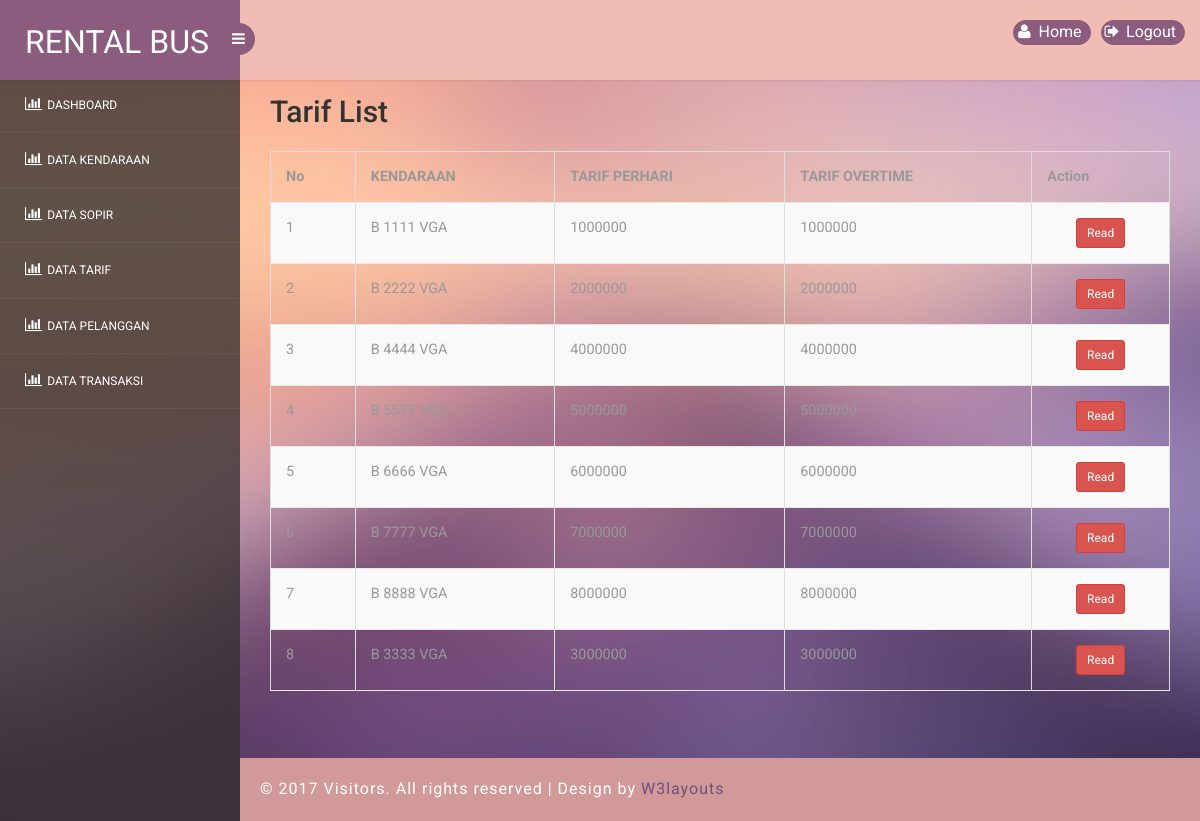
/index.php/tarif, run on the app's committed database.
### tables this page shows
CREATE TABLE IF NOT EXISTS `tarif` (
  `tarif_id` int(11) NOT NULL AUTO_INCREMENT,
  `kendaraan_id` int(11) NOT NULL,
  `tarif_perhari` int(11) NOT NULL,
  `tarif_overtime` int(11) NOT NULL,
  PRIMARY KEY (`tarif_id`),
  KEY `kendaraan_id` (`kendaraan_id`),
  KEY `kendaraan_id_2` (`kendaraan_id`)
);

CREATE TABLE IF NOT EXISTS `kendaraan` (
  `kendaraan_id` int(11) NOT NULL AUTO_INCREMENT,
  `kendaraan_platnomor` varchar(30) NOT NULL,
  `kendaraan_merk` varchar(100) NOT NULL,
  `kendaraan_tipe` varchar(47) NOT NULL,
  `kendaraan_foto` text NOT NULL,
  `harga` int(100) NOT NULL,
  `kendaraan_status` enum('bebas','jalan') NOT NULL,
  PRIMARY KEY (`kendaraan_id`)
);

### application/controllers/Tarif.php (called while the page is built, shortened)
<?php
class Tarif extends CI_Controller
{
    function __construct()
    {
        $this->load->model('tarif_model');
        $this->load->library('form_validation');
    }
    public function index()
    {
        $sql = "SELECT t.*,k.kendaraan_platnomor,k.kendaraan_foto
                FROM tarif as t,kendaraan as k
                WHERE t.kendaraan_id=k.kendaraan_id";
        $tarif = $this->db->query($sql)->result();
        $data = array(
            'tarif_data' => $tarif
        );
        $this->load->view('tarif_list', $data);
    }
}

### index.php (called while the page is built, shortened)
<?php
require_once BASEPATH.'core/CodeIgniter.php';

### application/views/tarif_list.php (the view, shortened to what this page needs)
<div class='col-lg-12'>
    <div class="row" style="margin-bottom: 10px">
        <div class="col-md-4">
            <h2 style="margin-top:0px">Tarif List</h2><br/>
        </div>
        <div class="col-md-4 text-center">
        </div>
        <div class="col-md-4 text-right">
        </div>
                        <div class="panel-body">
        <table class="table table-bordered table-striped" id="mytable">
                <thead>
                    <tr>
                        <th>No</th>
                        <th>KENDARAAN</th>
                        <th>TARIF PERHARI</th>
                        <th>TARIF OVERTIME</th>
                        <th widh="200">Action</th>
                    </tr>
                </thead>
                <tbody>
                    <?php
                    $start = 0;
                    foreach ($tarif_data as $tarif) {
                        ?>
                        <tr>
                            <td><?php echo++$start ?></td>
                            <td><?php echo $tarif->kendaraan_platnomor ?></td>
                            <td><?php echo $tarif->tarif_perhari ?></td>
                            <td><?php echo $tarif->tarif_overtime ?></td>
                            <td style="text-align:center">
                                <?php
                                echo anchor(site_url('tarif/read/' . $tarif->tarif_id), 'Read', array('class' => 'btn btn-danger btn-sm'));
                                ?>
                            </td>
                        </tr>
                        <?php
                    }
                    ?>
                </tbody>
            </table>
        </div>
    </div>
</div>

### assets2/css/style.css (style rules this page uses)
h4, h5, h6, h1, h2, h3 { margin: 0; }
html, body { font-family: 'Roboto', sans-serif; font-size: 100%; overflow-x: hidden; background: url(../images/bg.jpg) no-repeat 0px 0px; background-size:cover; }
body a { transition: 0.5s all ease; -webkit-transition: 0.5s all ease; -moz-transition: 0.5s all ease; -o-transition: 0.5s all ease; -ms-transition: 0.5s all ease; text-decoration:none; }
h1,h2,h3,h4,h5,h6 { margin:0; }
ul.sidebar-menu li a { color:#fff; text-decoration:none; display:block; padding:18px 0 18px 25px; font-size:12px; outline:none; -webkit-transition:all 0.3s ease; -moz-transition:all 0.3s ease; -o-transition:all 0.3s ease; -ms-transition:all 0.3s ease; transition:all 0.3s ease; }
ul.sidebar-menu li a i { font-size:15px; padding-right:6px; }
ul.top-menu > li > a { color: #fff; font-size: 16px; background: #8b5c7e; padding: 4px 8px; margin-right: 15px; border-radius: 50%; -webkit-border-radius: 50%; padding-right: 8px !important; }
.top-nav ul.top-menu>li>a { border-radius: 100px; -webkit-border-radius: 100px; padding: 0px; background: none; margin-right: 0; border: 1px solid #8b5c7e; background: #8b5c7e; }
.table>thead>tr>th { border-bottom: 1px solid #e1ab91 ! important; }
.table>tbody>tr>td, .table>tbody>tr>th, .table>tfoot>tr>td, .table>tfoot>tr>th, .table>thead>tr>td, .table>thead>tr>th { border-bottom: 1px solid #e9e9e9 ! important; }
.table > thead > tr > th, .table > tbody > tr > th, .table > tfoot > tr > th, .table > thead > tr > td, .table > tbody > tr > td, .table > tfoot > tr > td { border-top: none !important; }
.table td, .table>tbody>tr>td, .table>tbody>tr>th, .table>tfoot>tr>td, .table>tfoot>tr>th, .table>thead>tr>td, .table>thead>tr>th { padding: 15px!important; }
.table > thead > tr > th, .table > tbody > tr > th, .table > tfoot > tr > th, .table > thead > tr > td, .table > tbody > tr > td, .table > tfoot > tr > td { font-size: 0.9em; color: #999; border-top: none !important; }

### data on the page
tarif: kendaraan.kendaraan_platnomor "B 1111 VGA", tarif_perhari "1000000", tarif_overtime "1000000", tarif_id "Read"
tarif: kendaraan.kendaraan_platnomor "B 2222 VGA", tarif_perhari "2000000", tarif_overtime "2000000", tarif_id "Read"
tarif: kendaraan.kendaraan_platnomor "B 4444 VGA", tarif_perhari "4000000", tarif_overtime "4000000", tarif_id "Read"
tarif: kendaraan.kendaraan_platnomor "B 5555 VGA", tarif_perhari "5000000", tarif_overtime "5000000", tarif_id "Read"
tarif: kendaraan.kendaraan_platnomor "B 6666 VGA", tarif_perhari "6000000", tarif_overtime "6000000", tarif_id "Read"
tarif: kendaraan.kendaraan_platnomor "B 7777 VGA", tarif_perhari "7000000", tarif_overtime "7000000", tarif_id "Read"
tarif: kendaraan.kendaraan_platnomor "B 8888 VGA", tarif_perhari "8000000", tarif_overtime "8000000", tarif_id "Read"
tarif: kendaraan.kendaraan_platnomor "B 3333 VGA", tarif_perhari "3000000", tarif_overtime "3000000", tarif_id "Read"

### other printed values
anchor('kendaraan','<i class="fa fa-user fa-fw"></i> Home') "Home"
anchor('sopir',"<i class='fa fa-bar-chart-o fa-fw'></i> DATA SOPIR") "DATA SOPIR"
anchor('tarif',"<i class='fa fa-bar-chart-o fa-fw'></i> DATA TARIF") "DATA TARIF"
